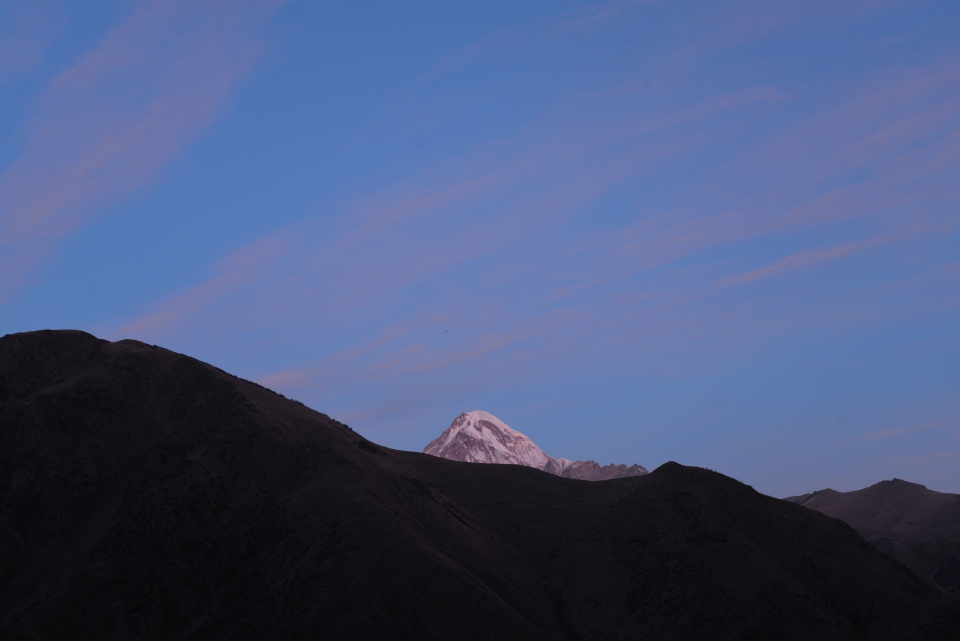
#> input picture images_to_process/DSC_4077.JPG, 1920 x 1281 px (shown at 1/2 size); its folder holds 5 pictures in this run; the run also reads 3 pictures not shown here
$ jupyter execute --allow-errors timelapse.ipynb
#> lines starting #> are read from the running program, lines starting #| are printed output that depends on the picture
[cell 1]
import os
from typing import List
from pathlib import Path

import cv2
import numpy as np


IMAGES_FOLDER_PATH = "images_to_process"
RESIZED_IMAGES_FOLDER_PATH = "resized_images"
PROCESSED_IMAGES_PATH= "processed_images"
TARGET_WIDTH = 1920

Path(IMAGES_FOLDER_PATH).mkdir(exist_ok=True)
Path(RESIZED_IMAGES_FOLDER_PATH).mkdir(exist_ok=True)
Path(PROCESSED_IMAGES_PATH).mkdir(exist_ok=True)


def get_images_from_folder(images_path: str) -> List[str]:
    image_extensions = ["jpg", "jpeg", "png", "gif", "bmp"]
    return [file for file in os.listdir(images_path) if file.lower().split(".")[-1] in image_extensions]


def resize_image(image: np.ndarray) -> np.ndarray:
    original_height, original_width = image.shape[:2]
#> original_height = 1281; original_width = 1920
    proportional_height = int((TARGET_WIDTH / original_width) * original_height)
#> proportional_height = 1281
    return cv2.resize(image, (TARGET_WIDTH, proportional_height))
#> returned value is the input picture: shape (1281, 1920, 3); mean B, G, R 123.5, 85.5, 71.7


images_in_folder = sorted(get_images_from_folder(IMAGES_FOLDER_PATH))

## To begin, let's resize our images.
## Since it's a bit resource-consuming task, we'll do this before jumping into the fun stuff with our images 😉

[cell 2]
from concurrent.futures import ThreadPoolExecutor


def resize_and_save(image_name: str) -> None:
    image = resize_image(cv2.imread("/".join([IMAGES_FOLDER_PATH, image_name])))
    cv2.imwrite("/".join([RESIZED_IMAGES_FOLDER_PATH, image_name]), image)


with ThreadPoolExecutor(max_workers=8) as executor:
    results = executor.map(resize_and_save, images_in_folder)
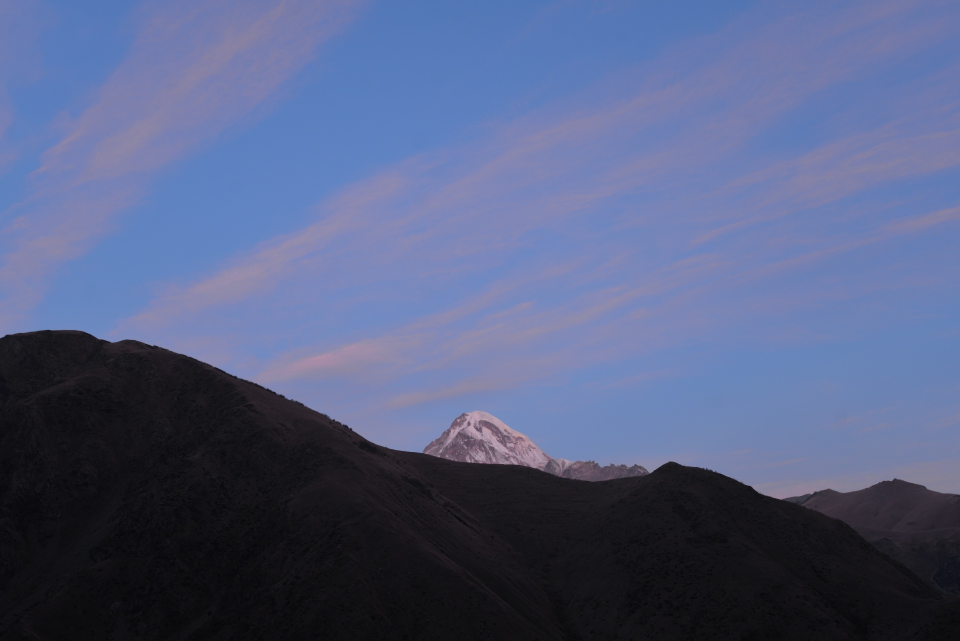
#> input picture images_to_process/DSC_4102.JPG, 1920 x 1281 px (shown at 1/2 size)
#> in resize_image, returned value is the input picture: shape (1281, 1920, 3); mean B, G, R 129.2, 94.1, 83.7

## Moving on, let's create the timelapse video without any preprocessing magic.
## This will help us identify the issues that we'll address later on.

[cell 3]
images_in_memory = [
    cv2.imread("/".join([RESIZED_IMAGES_FOLDER_PATH, i]))
    for i in sorted(get_images_from_folder(RESIZED_IMAGES_FOLDER_PATH))
]

#> (a cell that did not finish here is left out)

## For a visual representation of brightness distribution across all images, let's construct a plot.

[cell 5]
import matplotlib.pyplot as plt

THRESHOLD = 8.0
plt.figure(figsize=(8, 5))


def calculate_image_brightness(image: np.ndarray) -> float:
    image_grayscale = cv2.cvtColor(image, cv2.COLOR_BGR2GRAY)
    return np.median(image_grayscale)


brightness_values = []
previous_brightness_value = None
for i in range(len(images_in_memory)):
    if not previous_brightness_value:
        previous_brightness_value = calculate_image_brightness(images_in_memory[i])
        continue

    brightness_value = calculate_image_brightness(images_in_memory[i])
    brightness_values.append(brightness_value)
    if abs(brightness_value - previous_brightness_value) > THRESHOLD:
        plt.annotate(
            images_in_folder[i],
            (i, brightness_value),
            textcoords="offset points",
            xytext=(0, 20),
            ha="center",
            bbox=dict(
                boxstyle="round,pad=0.3", edgecolor="black", facecolor="white"
            ),
            fontsize=8,
            alpha=0.7,
            rotation=75
        )
    previous_brightness_value = brightness_value

plt.plot(brightness_values)
plt.xlabel("Image Index")
plt.ylabel("Brightness Value")
plt.title("Brightness Change Visualization")
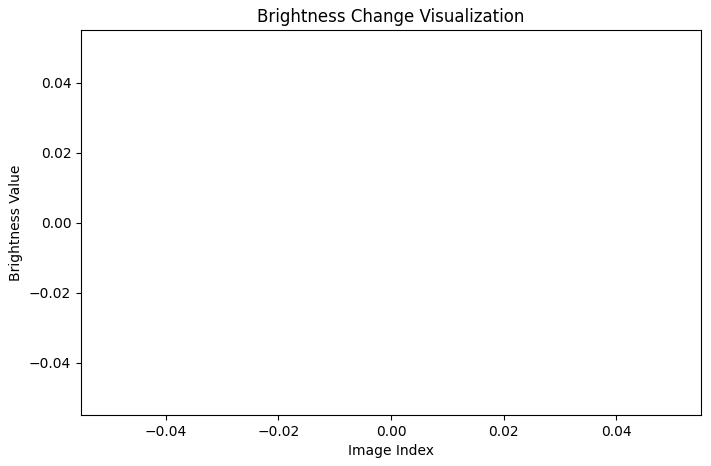
#> figure drawn by matplotlib, 1 panel

## There are three dips in the plot, each corresponding to images with visible changes in brightness. Let's focus on the first image and enhance its brightness using a histogram matching approach.
## Let's calculate a histogram for each image and compare them:

[cell 6]
img1_name = "DSC_4101.jpg"
img2_name = "DSC_4102.jpg"

img1 = cv2.imread(f"{RESIZED_IMAGES_FOLDER_PATH}/{img1_name}")
img2 = cv2.imread(f"{RESIZED_IMAGES_FOLDER_PATH}/{img2_name}")

#> (the rest of this cell did not finish here and is left out)

## You can observe the disparity between these histograms — a darker image has more pixels with smaller values.
### Now, using the reference histogram, we need to update the pixel intensity values in the input picture such that they match.

## Histogram Matching Function

1. **Compute Histograms:** Calculate histograms for the reference and target images.

2. **Calculate and Normalize CDFs:** Compute Cumulative Distribution Functions (CDFs) for the histograms.

3. **Mapping Function:** For each gray level in the reference image, find the corresponding level in the target image.

4. **Apply Mapping Function:** Create a mapping function and apply it to each pixel in the reference image.

[cell 7]
def histogram_matching(reference_img, target_img):
    hist_ref, _ = np.histogram(reference_img, 256, [0, 256])
    hist_target, _= np.histogram(target_img, 256, [0, 256])

    cdf_ref = hist_ref.cumsum()
    cdf_target = hist_target.cumsum()
    cdf_ref_normalized = cdf_ref / cdf_ref[-1]
    cdf_target_normalized = cdf_target / cdf_target[-1]

    M_mapping = np.zeros(256, dtype=np.uint8)
    for G1 in range(256):
        G2 = np.argmin(np.abs(cdf_ref_normalized[G1] - cdf_target_normalized))
        M_mapping[G1] = G2

    matched_img = M_mapping[reference_img]

    return matched_img

#> (the rest of this cell did not finish here and is left out)

## Excellent outcome! Now, let's apply this solution to our footage. Although we can adjust our images differently, for the sake of simplicity, we'll use the latest image with visible brightness difference as a target and apply brightness adjustments to all preceding images, ensuring consistent brightness throughout the video.
## Feel free to experiment with different approaches for varied results 👩‍🔬

[cell 8]
from tqdm.notebook import tqdm


THRESHOLD = 8.0


def calculate_exposure_difference(image1: np.ndarray, image2: np.ndarray) -> float:
    gray1 = cv2.cvtColor(image1, cv2.COLOR_BGR2GRAY)
    gray2 = cv2.cvtColor(image2, cv2.COLOR_BGR2GRAY)
    return np.median(gray2.astype(np.int16) - gray1.astype(np.int16))


reference_image_index = None
for i in range(1, len(images_in_memory)):
    exposure_difference = calculate_exposure_difference(images_in_memory[i - 1], images_in_memory[i])
    if abs(exposure_difference) > THRESHOLD:
        print(f"images {images_in_folder[i - 1]} and {images_in_folder[i]} have {exposure_difference} brightness difference")
        reference_image_index = i


#> (the rest of this cell did not finish here and is left out)
